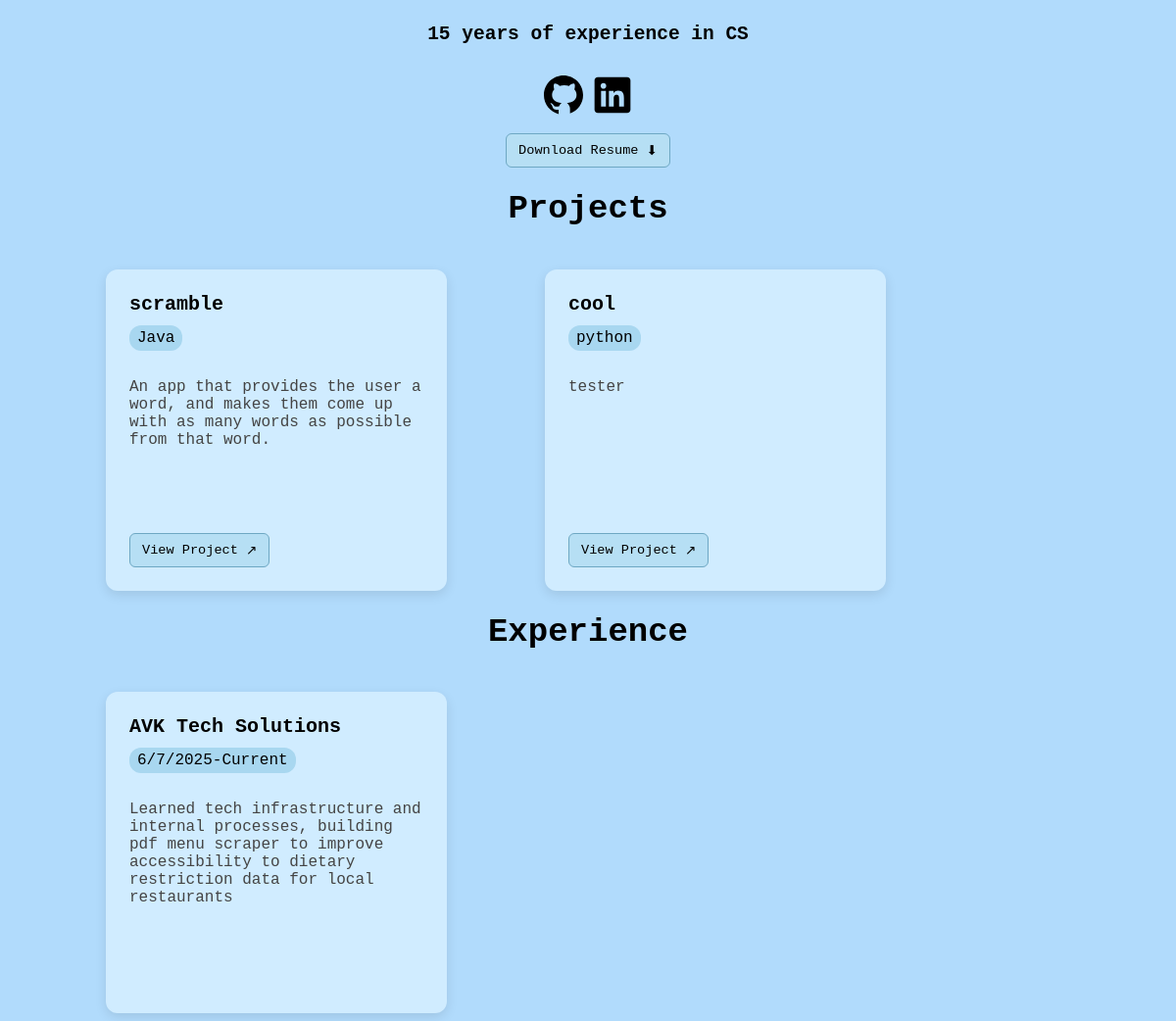
The page / on the database its author committed.
### app.py (models this page shows, shortened)
class Person(db.Model):
    id = db.Column(db.Integer, primary_key=True)
    name = db.Column(db.String(100), nullable=False)
    bio= db.Column(db.Text, nullable=False)
    github= db.Column(db.Text, nullable=False)
    linkedin= db.Column(db.Text, nullable=False)

class Project(db.Model):
    id= db.Column(db.Integer, primary_key=True)
    title = db.Column(db.String(100), nullable=False)
    description=db.Column(db.Text, nullable=False)
    language=db.Column(db.String(100), nullable=False)
    link=db.Column(db.String(200), nullable=False)

class Experience(db.Model):
    id= db.Column(db.Integer, primary_key=True)
    title = db.Column(db.String(100), nullable=False)
    date = db.Column(db.String(50), nullable=False)
    description=db.Column(db.Text, nullable=False)

### app.py (the view)
@app.route("/")
def index():
    person= Person.query.first()
    projects=Project.query.all()
    experience= Experience.query.all()
    return render_template("index.html", projects=projects, person=person, experience=experience)

### templates/index.html (shortened to what this page needs)
<!DOCTYPE html>
<html>
  <head>
    <link
      href="{{url_for('static', filename='styles.css')}}"
      rel="stylesheet"
    />
  </head>
  <body>
    <div class="centered">
      <h2>{{person.bio}}</h2>
    </div>
    <div style="display: flex; justify-content: center">
      <div id="icon">
        <a href="{{person.github}}" target="_blank" rel="noopener noreferrer">
        </a>
      </div>
      <div id="icon">
        <a href="{{person.linkedin}}" target="_blank" rel="noopener noreferrer">
        </a>
      </div>
    </div>
    <div class="centered">
      <a
      class="button"
      href="{{ url_for('static', filename='Kasyap_Tumuluri_Resume.pdf') }}"
      download
      target="_blank"
      >
        Download Resume <span class="arrow">⬇</span>
      </a>
    </div>
    <div class="centered title">
      <h1>Projects</h1>
    </div>
    <div class="projects">
      {% for proj in projects %}
      <div class="card">
        <h3>{{proj.title}}</h3>
        <div class="tag">{{proj.language}}</div>
        <p class="description">{{proj.description}}</p>
        <a class="button" href="{{proj.link}}" target="_blank">
          View Project <span class="arrow">↗</span>
        </a>
      </div>
      {%endfor%}
    </div>
    <div class="centered title">
      <h1>Experience</h1>
    </div>
    {% for exp in experience %}
    <div class="card">
      <h3>{{exp.title}}</h3>
      <div class="tag">{{exp.date}}</div>
      <p class="description">{{exp.description}}</p>
    </div>
    {%endfor%}
  </body>
</html>

### static/styles.css (style rules this page uses)
body { background-color: rgb(177, 219, 252); font-family: monospace; }
.centered { width: 90%; display: flex; margin: 0px auto; justify-content: center; align-items: center; border-radius: 10px; flex-direction: column; }
svg { color: black; }
#icon { margin: 10px 0px; }
.title { font-size: 17px; }
a { text-decoration: none; color: black; }
.card { display: flex; flex-direction: column; justify-content: space-between; background-color: #d0ecff; border-radius: 12px; box-shadow: 0 4px 12px rgba(0, 0, 0, 0.1); padding: 24px; width: 300px; text-align: left; margin-left: 100px; margin-top: 20px; min-height: 280px; }
.card h3 { margin: 0 0 10px; font-size: 1.25rem; font-weight: bold; }
.tag { display: inline-block; background-color: #a8d7f0; color: #000000; padding: 4px 8px; border-radius: 12px; font-size: 1rem; margin-bottom: 12px; width: fit-content; }
.description { font-size: 1rem; color: #444; margin-bottom: 16px; flex-grow: 1; }
.button { display: inline-flex; align-items: center; padding: 8px 12px; font-size: 0.85rem; border: 1px solid #6ea8c3; border-radius: 6px; background-color: #b6dff4; cursor: pointer; transition: background-color 0.2s; text-decoration: none; color: #000; margin-top: auto; width: fit-content; }
.arrow { margin-left: 8px; }
.projects { display: flex; }

### rows shown on the page
Person: bio "15 years of experience in CS"
Project: title "scramble", language "Java", description "An app that provides the user a word, and makes them come up with as many words as possible from that word."
Project: title "cool", language "python", description "tester"
Experience: title "AVK Tech Solutions", date "6/7/2025-Current", description "Learned tech infrastructure and internal processes, building pdf menu scraper to improve accessibility to dietary restriction data for local restaurants"
